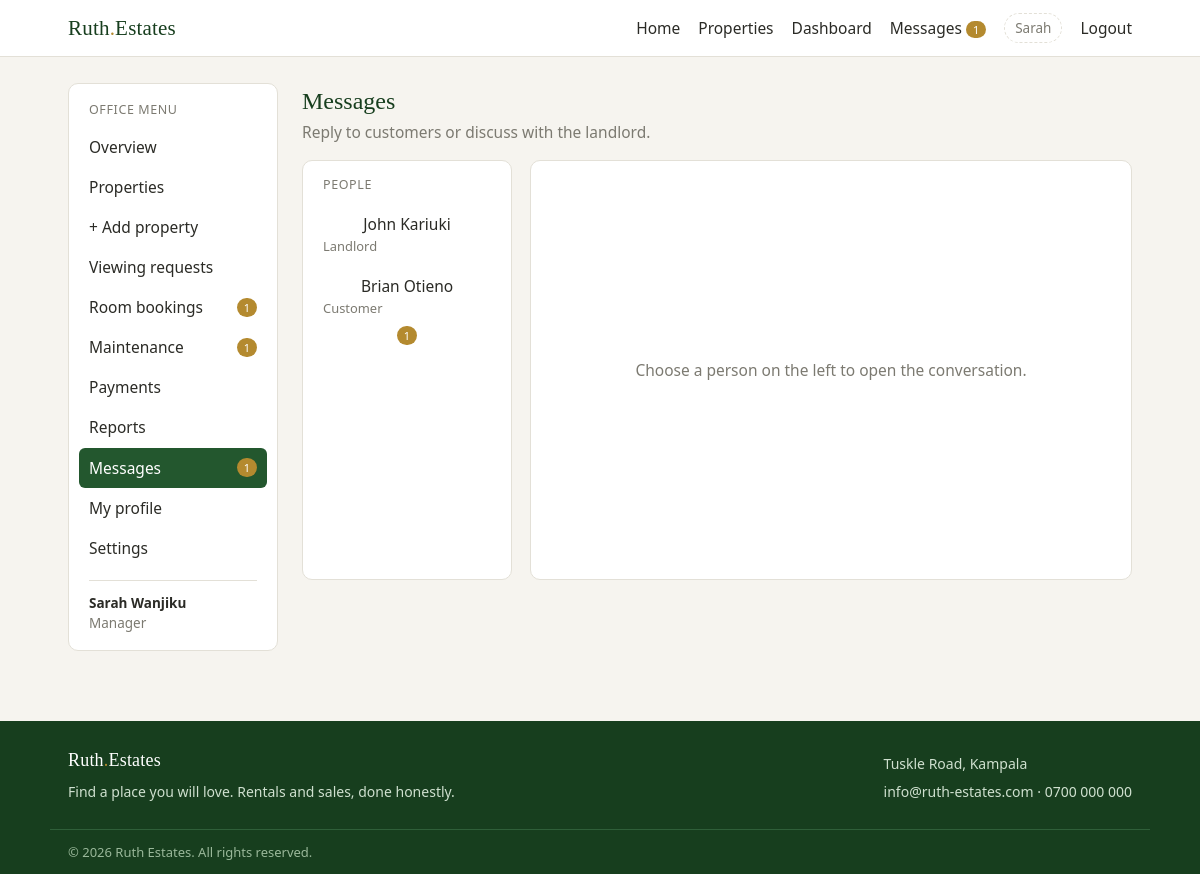
/manager/messages.php (signed in), run on the app's committed database.
### tables this page shows
CREATE TABLE users (
  id INT AUTO_INCREMENT PRIMARY KEY,
  name VARCHAR(80) NOT NULL,
  email VARCHAR(120) NOT NULL UNIQUE,
  phone VARCHAR(20) DEFAULT NULL,
  password_hash VARCHAR(255) NOT NULL,
  role ENUM('customer','manager','landlord') NOT NULL DEFAULT 'customer',
  status ENUM('active','blocked') NOT NULL DEFAULT 'active',
  created_at TIMESTAMP NOT NULL DEFAULT CURRENT_TIMESTAMP
);

### includes/functions.php (called while the page is built, shortened)
<?php
function esc($value)
{
    return htmlspecialchars((string) $value, ENT_QUOTES, 'UTF-8');
}
function auth_user()
{
    return $_SESSION['user'] ?? null;
}
function unread_total()
{
    global $pdo;
    $user = auth_user();
    $stmt = $pdo->prepare('SELECT COUNT(*) FROM messages WHERE receiver_id = ? AND is_read = 0');
    $stmt->execute([$user['id']]);
    return (int) $stmt->fetchColumn();
}

### manager/messages.php (the view, shortened to what this page needs)
<?php
require_once dirname(__DIR__) . '/config/db.php';
$user = auth_user();
$roleFilter = $user['role'] === 'manager' ? 'AND u.role IN ("customer","landlord")' : 'AND u.id != ' . (int) $user['id'];
$stmt = $pdo->query('SELECT u.id, u.name, u.role,
        (SELECT COUNT(*) FROM messages m WHERE m.sender_id = u.id AND m.receiver_id = ' . (int) $user['id'] . ' AND m.is_read = 0) AS unread
    FROM users u WHERE u.status = "active" ' . $roleFilter . ' ORDER BY (u.role = "customer") ASC, u.name');
$contacts = $stmt->fetchAll();
$peer = null;
include dirname(__DIR__) . '/includes/header.php';
?>
<div class="dash-layout">
<?php include __DIR__ . '/menu.php'; ?>
<main class="dash-main">
  <h1>Messages</h1>
  <p class="muted">Reply to customers or discuss with <?php echo $user['role'] === 'landlord' ? 'your staff' : 'the landlord'; ?>.</p>
  <div class="chat-layout">
    <div class="chat-contacts">
      <p class="menu-title">People</p>
      <?php foreach ($contacts as $c): ?>
        <a class="contact<?php echo $peer && (int) $c['id'] === (int) $peer['id'] ? ' active' : ''; ?>" href="messages.php?to=<?php echo (int) $c['id']; ?>">
          <?php echo esc($c['name']); ?>
          <small class="muted"><?php echo esc(ucfirst($c['role'])); ?></small>
          <?php if (!empty($c['unread'])): ?><span class="pill"><?php echo (int) $c['unread']; ?></span><?php endif; ?>
        </a>
      <?php endforeach; ?>
    </div>
    <div class="chat-panel">
      <?php if (!$peer): ?>
        <div class="chat-empty muted">Choose a person on the left to open the conversation.</div>
      <?php endif; ?>
    </div>
  </div>
</main>
</div>
<?php include dirname(__DIR__) . '/includes/footer.php'; ?>

### assets/css/style.css (style rules this page uses)
:root { --green: #23572e; --green-dark: #173e1e; --green-light: #e7f0e7; --cream: #f6f4ef; --ink: #2b2b26; --muted: #7c7a71; --line: #e3e0d7; --danger: #a4322a; --pending: #8a6d1f; --pending-bg: #f5ecd0; }
* { margin: 0; padding: 0; box-sizing: border-box; }
body { font-family: "Segoe UI", Arial, Helvetica, sans-serif; background: var(--cream); color: var(--ink); font-size: 15.5px; line-height: 1.55; overflow-x: hidden; }
a { color: var(--green); }
h1, h2, h3, .brand { font-family: Georgia, "Times New Roman", serif; font-weight: normal; }
.pill { background: #b48a2f; color: #fff; font-size: 11px; border-radius: 12px; padding: 1px 7px; vertical-align: middle; }
.muted { color: var(--muted); }
.dash-layout { display: flex; gap: 24px; align-items: flex-start; }
.menu-title { font-size: 12.5px; letter-spacing: 0.6px; text-transform: uppercase; color: var(--muted); padding: 0 10px 8px; }
.dash-main { flex: 1; min-width: 0; }
.dash-main h1 { font-size: 24px; color: var(--green-dark); }
.dash-main > p.muted { margin-bottom: 16px; }
.chat-layout { display: flex; gap: 18px; margin-top: 16px; align-items: stretch; }
.chat-contacts { flex: 0 0 210px; background: #fff; border: 1px solid var(--line); border-radius: 10px; padding: 14px 10px; }
.contact { display: flex; align-items: center; gap: 8px; padding: 9px 10px; border-radius: 6px; text-decoration: none; color: var(--ink); flex-direction: column; flex-wrap: wrap; }
.contact small { width: 100%; text-align: left; margin-top: -8px; text-transform: capitalize; }
.chat-panel { flex: 1; background: #fff; border: 1px solid var(--line); border-radius: 10px; display: flex; flex-direction: column; min-height: 420px; }
.chat-empty { flex: 1; display: flex; align-items: center; justify-content: center; padding: 30px; }
body { -webkit-text-size-adjust: 100%; }

### data on the page
users: name "John Kariuki", role "Landlord"
users: name "Brian Otieno", role "Customer", unread "1"

### other printed values
$unread "1"
explode(' ', $user['name'])[0] "Sarah"
$label "Overview"
$label "Properties"
$label "+ Add property"
$label "Viewing requests"
$label "Room bookings"
$pendingBookings "1"
$label "Maintenance"
$openMaintenance "1"
$label "Payments"
$label "Reports"
$label "Messages"
$label "My profile"
$label "Settings"
